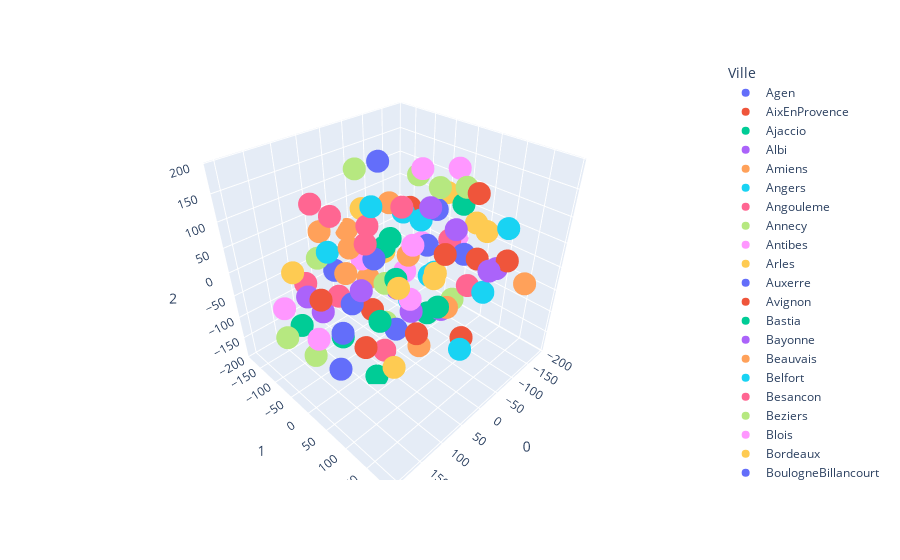

The code cell stored with this chart in its notebook:
### Markdown cell above
Données de projet en 3D avec t-SNE et px.scatter_3d

La t-SNE peut réduire vos données à n’importe quel nombre de dimensions que vous voulez! Ici, nous vous montrons comment le projeter en 3D et le visualiser avec un nuage de points 3D.

### Code cell
features = df.loc[:,'Chomage':'AttiranceActifs']

tsne = TSNE(n_components=3, random_state=0)
projections = tsne.fit_transform(features, )

fig = px.scatter_3d(
    projections, x=0, y=1, z=2,
    color=df.Ville, labels={'color': 'Ville'}
)
fig.update_traces(marker_size=8)
fig.show()

### Figure 1 — Plotly figure (JSON) as saved in the notebook; plotly's stock layout.template omitted (floating-point values rounded to 4 significant figures)
{"data": [{"hovertemplate": "Ville=Agen<br>0=%{x}<br>1=%{y}<br>2=%{z}<extra></extra>", "legendgroup": "Agen", "marker": {"color": "#636efa", "size": 8, "symbol": "circle"}, "mode": "markers", "name": "Agen", "scene": "scene", "showlegend": true, "type": "scatter3d", "x": [97.78], "y": [-10.48], "z": [-32.25]}, {"hovertemplate": "Ville=AixEnProvence<br>0=%{x}<br>1=%{y}<br>2=%{z}<extra></extra>", "legendgroup": "AixEnProvence", "marker": {"color": "#EF553B", "size": 8, "symbol": "circle"}, "mode": "markers", "name": "AixEnProvence", "scene": "scene", "showlegend": true, "type": "scatter3d", "x": [21.32], "y": [120.1], "z": [92.57]}, {"hovertemplate": "Ville=Ajaccio<br>0=%{x}<br>1=%{y}<br>2=%{z}<extra></extra>", "legendgroup": "Ajaccio", "marker": {"color": "#00cc96", "size": 8, "symbol": "circle"}, "mode": "markers", "name": "Ajaccio", "scene": "scene", "showlegend": true, "type": "scatter3d", "x": [56.73], "y": [12.69], "z": [-82.01]}, {"hovertemplate": "Ville=Albi<br>0=%{x}<br>1=%{y}<br>2=%{z}<extra></extra>", "legendgroup": "Albi", "marker": {"color": "#ab63fa", "size": 8, "symbol": "circle"}, "mode": "markers", "name": "Albi", "scene": "scene", "showlegend": true, "type": "scatter3d", "x": [22.61], "y": [55.07], "z": [-54.32]}, {"hovertemplate": "Ville=Amiens<br>0=%{x}<br>1=%{y}<br>2=%{z}<extra></extra>", "legendgroup": "Amiens", "marker": {"color": "#FFA15A", "size": 8, "symbol": "circle"}, "mode": "markers", "name": "Amiens", "scene": "scene", "showlegend": true, "type": "scatter3d", "x": [-46.56], "y": [-19.25], "z": [-5.966]}, {"hovertemplate": "Ville=Angers<br>0=%{x}<br>1=%{y}<br>2=%{z}<extra></extra>", "legendgroup": "Angers", "marker": {"color": "#19d3f3", "size": 8, "symbol": "circle"}, "mode": "markers", "name": "Angers", "scene": "scene", "showlegend": true, "type": "scatter3d", "x": [-22.17], "y": [8.805], "z": [-80.09]}, {"hovertemplate": "Ville=Angouleme<br>0=%{x}<br>1=%{y}<br>2=%{z}<extra></extra>", "legendgroup": "Angouleme", "marker": {"color": "#FF6692", "size": 8, "symbol": "circle"}, "mode": "markers", "name": "Angouleme", "scene": "scene", "showlegend": true, "type": "scatter3d", "x": [110.7], "y": [44.27], "z": [116.8]}, {"hovertemplate": "Ville=Annecy<br>0=%{x}<br>1=%{y}<br>2=%{z}<extra></extra>", "legendgroup": "Annecy", "marker": {"color": "#B6E880", "size": 8, "symbol": "circle"}, "mode": "markers", "name": "Annecy", "scene": "scene", "showlegend": true, "type": "scatter3d", "x": [-107.3], "y": [-54.45], "z": [121.7]}, {"hovertemplate": "Ville=Antibes<br>0=%{x}<br>1=%{y}<br>2=%{z}<extra></extra>", "legendgroup": "Antibes", "marker": {"color": "#FF97FF", "size": 8, "symbol": "circle"}, "mode": "markers", "name": "Antibes", "scene": "scene", "showlegend": true, "type": "scatter3d", "x": [18.39], "y": [51.89], "z": [76.75]}, {"hovertemplate": "Ville=Arles<br>0=%{x}<br>1=%{y}<br>2=%{z}<extra></extra>", "legendgroup": "Arles", "marker": {"color": "#FECB52", "size": 8, "symbol": "circle"}, "mode": "markers", "name": "Arles", "scene": "scene", "showlegend": true, "type": "scatter3d", "x": [92.1], "y": [83.27], "z": [-118.8]}, {"hovertemplate": "Ville=Auxerre<br>0=%{x}<br>1=%{y}<br>2=%{z}<extra></extra>", "legendgroup": "Auxerre", "marker": {"color": "#636efa", "size": 8, "symbol": "circle"}, "mode": "markers", "name": "Auxerre", "scene": "scene", "showlegend": true, "type": "scatter3d", "x": [51.46], "y": [-4.101], "z": [39.66]}, {"hovertemplate": "Ville=Avignon<br>0=%{x}<br>1=%{y}<br>2=%{z}<extra></extra>", "legendgroup": "Avignon", "marker": {"color": "#EF553B", "size": 8, "symbol": "circle"}, "mode": "markers", "name": "Avignon", "scene": "scene", "showlegend": true, "type": "scatter3d", "x": [116.8], "y": [42.31], "z": [-84.15]}, {"hovertemplate": "Ville=Bastia<br>0=%{x}<br>1=%{y}<br>2=%{z}<extra></extra>", "legendgroup": "Bastia", "marker": {"color": "#00cc96", "size": 8, "symbol": "circle"}, "mode": "markers", "name": "Bastia", "scene": "scene", "showlegend": true, "type": "scatter3d", "x": [111.5], "y": [-24.7], "z": [-107.6]}, {"hovertemplate": "Ville=Bayonne<br>0=%{x}<br>1=%{y}<br>2=%{z}<extra></extra>", "legendgroup": "Bayonne", "marker": {"color": "#ab63fa", "size": 8, "symbol": "circle"}, "mode": "markers", "name": "Bayonne", "scene": "scene", "showlegend": true, "type": "scatter3d", "x": [139.0], "y": [-79.33], "z": [-32.95]}, {"hovertemplate": "Ville=Beauvais<br>0=%{x}<br>1=%{y}<br>2=%{z}<extra></extra>", "legendgroup": "Beauvais", "marker": {"color": "#FFA15A", "size": 8, "symbol": "circle"}, "mode": "markers", "name": "Beauvais", "scene": "scene", "showlegend": true, "type": "scatter3d", "x": [-11.04], "y": [-92.24], "z": [-76.42]}, {"hovertemplate": "Ville=Belfort<br>0=%{x}<br>1=%{y}<br>2=%{z}<extra></extra>", "legendgroup": "Belfort", "marker": {"color": "#19d3f3", "size": 8, "symbol": "circle"}, "mode": "markers", "name": "Belfort", "scene": "scene", "showlegend": true, "type": "scatter3d", "x": [-80.28], "y": [16.33], "z": [-43.1]}, {"hovertemplate": "Ville=Besancon<br>0=%{x}<br>1=%{y}<br>2=%{z}<extra></extra>", "legendgroup": "Besancon", "marker": {"color": "#FF6692", "size": 8, "symbol": "circle"}, "mode": "markers", "name": "Besancon", "scene": "scene", "showlegend": true, "type": "scatter3d", "x": [-11.46], "y": [-90.57], "z": [40.63]}, {"hovertemplate": "Ville=Beziers<br>0=%{x}<br>1=%{y}<br>2=%{z}<extra></extra>", "legendgroup": "Beziers", "marker": {"color": "#B6E880", "size": 8, "symbol": "circle"}, "mode": "markers", "name": "Beziers", "scene": "scene", "showlegend": true, "type": "scatter3d", "x": [198.3], "y": [-62.75], "z": [-77.43]}, {"hovertemplate": "Ville=Blois<br>0=%{x}<br>1=%{y}<br>2=%{z}<extra></extra>", "legendgroup": "Blois", "marker": {"color": "#FF97FF", "size": 8, "symbol": "circle"}, "mode": "markers", "name": "Blois", "scene": "scene", "showlegend": true, "type": "scatter3d", "x": [-119.8], "y": [-52.19], "z": [-26.27]}, {"hovertemplate": "Ville=Bordeaux<br>0=%{x}<br>1=%{y}<br>2=%{z}<extra></extra>", "legendgroup": "Bordeaux", "marker": {"color": "#FECB52", "size": 8, "symbol": "circle"}, "mode": "markers", "name": "Bordeaux", "scene": "scene", "showlegend": true, "type": "scatter3d", "x": [-102.2], "y": [84.1], "z": [81.04]}, {"hovertemplate": "Ville=BoulogneBillancourt<br>0=%{x}<br>1=%{y}<br>2=%{z}<extra></extra>", "legendgroup": "BoulogneBillancourt", "marker": {"color": "#636efa", "size": 8, "symbol": "circle"}, "mode": "markers", "name": "BoulogneBillancourt", "scene": "scene", "showlegend": true, "type": "scatter3d", "x": [10.71], "y": [-33.71], "z": [189.4]}, {"hovertemplate": "Ville=BourgEnBresse<br>0=%{x}<br>1=%{y}<br>2=%{z}<extra></extra>", "legendgroup": "BourgEnBresse", "marker": {"color": "#EF553B", "size": 8, "symbol": "circle"}, "mode": "markers", "name": "BourgEnBresse", "scene": "scene", "showlegend": true, "type": "scatter3d", "x": [-144.3], "y": [127.9], "z": [5.128]}, {"hovertemplate": "Ville=Bourges<br>0=%{x}<br>1=%{y}<br>2=%{z}<extra></extra>", "legendgroup": "Bourges", "marker": {"color": "#00cc96", "size": 8, "symbol": "circle"}, "mode": "markers", "name": "Bourges", "scene": "scene", "showlegend": true, "type": "scatter3d", "x": [-58.23], "y": [-78.6], "z": [-1.109]}, {"hovertemplate": "Ville=Brest<br>0=%{x}<br>1=%{y}<br>2=%{z}<extra></extra>", "legendgroup": "Brest", "marker": {"color": "#ab63fa", "size": 8, "symbol": "circle"}, "mode": "markers", "name": "Brest", "scene": "scene", "showlegend": true, "type": "scatter3d", "x": [108.4], "y": [27.58], "z": [22.15]}, {"hovertemplate": "Ville=BriveLaGaillarde<br>0=%{x}<br>1=%{y}<br>2=%{z}<extra></extra>", "legendgroup": "BriveLaGaillarde", "marker": {"color": "#FFA15A", "size": 8, "symbol": "circle"}, "mode": "markers", "name": "BriveLaGaillarde", "scene": "scene", "showlegend": true, "type": "scatter3d", "x": [72.06], "y": [-55.16], "z": [-5.22]}, {"hovertemplate": "Ville=Caen<br>0=%{x}<br>1=%{y}<br>2=%{z}<extra></extra>", "legendgroup": "Caen", "marker": {"color": "#19d3f3", "size": 8, "symbol": "circle"}, "mode": "markers", "name": "Caen", "scene": "scene", "showlegend": true, "type": "scatter3d", "x": [-22.72], "y": [-9.809], "z": [96.15]}, {"hovertemplate": "Ville=Calais<br>0=%{x}<br>1=%{y}<br>2=%{z}<extra></extra>", "legendgroup": "Calais", "marker": {"color": "#FF6692", "size": 8, "symbol": "circle"}, "mode": "markers", "name": "Calais", "scene": "scene", "showlegend": true, "type": "scatter3d", "x": [104.4], "y": [-134.6], "z": [-51.42]}, {"hovertemplate": "Ville=Cannes<br>0=%{x}<br>1=%{y}<br>2=%{z}<extra></extra>", "legendgroup": "Cannes", "marker": {"color": "#B6E880", "size": 8, "symbol": "circle"}, "mode": "markers", "name": "Cannes", "scene": "scene", "showlegend": true, "type": "scatter3d", "x": [-32.8], "y": [-67.06], "z": [-188.7]}, {"hovertemplate": "Ville=Carcassonne<br>0=%{x}<br>1=%{y}<br>2=%{z}<extra></extra>", "legendgroup": "Carcassonne", "marker": {"color": "#FF97FF", "size": 8, "symbol": "circle"}, "mode": "markers", "name": "Carcassonne", "scene": "scene", "showlegend": true, "type": "scatter3d", "x": [168.9], "y": [-14.31], "z": [-68.44]}, {"hovertemplate": "Ville=Castres<br>0=%{x}<br>1=%{y}<br>2=%{z}<extra></extra>", "legendgroup": "Castres", "marker": {"color": "#FECB52", "size": 8, "symbol": "circle"}, "mode": "markers", "name": "Castres", "scene": "scene", "showlegend": true, "type": "scatter3d", "x": [-78.97], "y": [-118.6], "z": [-58.71]}, {"hovertemplate": "Ville=ChalonSurSaone<br>0=%{x}<br>1=%{y}<br>2=%{z}<extra></extra>", "legendgroup": "ChalonSurSaone", "marker": {"color": "#636efa", "size": 8, "symbol": "circle"}, "mode": "markers", "name": "ChalonSurSaone", "scene": "scene", "showlegend": true, "type": "scatter3d", "x": [-2.092], "y": [-6.415], "z": [-149.7]}, {"hovertemplate": "Ville=Chambery<br>0=%{x}<br>1=%{y}<br>2=%{z}<extra></extra>", "legendgroup": "Chambery", "marker": {"color": "#EF553B", "size": 8, "symbol": "circle"}, "mode": "markers", "name": "Chambery", "scene": "scene", "showlegend": true, "type": "scatter3d", "x": [61.73], "y": [104.2], "z": [-48.96]}, {"hovertemplate": "Ville=CharlevilleMezieres<br>0=%{x}<br>1=%{y}<br>2=%{z}<extra></extra>", "legendgroup": "CharlevilleMezieres", "marker": {"color": "#00cc96", "size": 8, "symbol": "circle"}, "mode": "markers", "name": "CharlevilleMezieres", "scene": "scene", "showlegend": true, "type": "scatter3d", "x": [0.3502], "y": [-33.21], "z": [26.91]}, {"hovertemplate": "Ville=Chartres<br>0=%{x}<br>1=%{y}<br>2=%{z}<extra></extra>", "legendgroup": "Chartres", "marker": {"color": "#ab63fa", "size": 8, "symbol": "circle"}, "mode": "markers", "name": "Chartres", "scene": "scene", "showlegend": true, "type": "scatter3d", "x": [22.93], "y": [89.45], "z": [159.5]}, {"hovertemplate": "Ville=Cholet<br>0=%{x}<br>1=%{y}<br>2=%{z}<extra></extra>", "legendgroup": "Cholet", "marker": {"color": "#FFA15A", "size": 8, "symbol": "circle"}, "mode": "markers", "name": "Cholet", "scene": "scene", "showlegend": true, "type": "scatter3d", "x": [101.7], "y": [-4.383], "z": [83.79]}, {"hovertemplate": "Ville=ClermontFerrand<br>0=%{x}<br>1=%{y}<br>2=%{z}<extra></extra>", "legendgroup": "ClermontFerrand", "marker": {"color": "#19d3f3", "size": 8, "symbol": "circle"}, "mode": "markers", "name": "ClermontFerrand", "scene": "scene", "showlegend": true, "type": "scatter3d", "x": [-109.7], "y": [-20.7], "z": [-84.81]}, {"hovertemplate": "Ville=Colmar<br>0=%{x}<br>1=%{y}<br>2=%{z}<extra></extra>", "legendgroup": "Colmar", "marker": {"color": "#FF6692", "size": 8, "symbol": "circle"}, "mode": "markers", "name": "Colmar", "scene": "scene", "showlegend": true, "type": "scatter3d", "x": [-104.9], "y": [76.39], "z": [-55.35]}, {"hovertemplate": "Ville=Compiegne<br>0=%{x}<br>1=%{y}<br>2=%{z}<extra></extra>", "legendgroup": "Compiegne", "marker": {"color": "#B6E880", "size": 8, "symbol": "circle"}, "mode": "markers", "name": "Compiegne", "scene": "scene", "showlegend": true, "type": "scatter3d", "x": [-41.31], "y": [52.12], "z": [156.1]}, {"hovertemplate": "Ville=CorbeilEssonnes<br>0=%{x}<br>1=%{y}<br>2=%{z}<extra></extra>", "legendgroup": "CorbeilEssonnes", "marker": {"color": "#FF97FF", "size": 8, "symbol": "circle"}, "mode": "markers", "name": "CorbeilEssonnes", "scene": "scene", "showlegend": true, "type": "scatter3d", "x": [-59.61], "y": [-40.44], "z": [-58.68]}, {"hovertemplate": "Ville=Creteil<br>0=%{x}<br>1=%{y}<br>2=%{z}<extra></extra>", "legendgroup": "Creteil", "marker": {"color": "#FECB52", "size": 8, "symbol": "circle"}, "mode": "markers", "name": "Creteil", "scene": "scene", "showlegend": true, "type": "scatter3d", "x": [-164.3], "y": [-30.88], "z": [74.75]}, {"hovertemplate": "Ville=Dijon<br>0=%{x}<br>1=%{y}<br>2=%{z}<extra></extra>", "legendgroup": "Dijon", "marker": {"color": "#636efa", "size": 8, "symbol": "circle"}, "mode": "markers", "name": "Dijon", "scene": "scene", "showlegend": true, "type": "scatter3d", "x": [-89.42], "y": [73.44], "z": [19.3]}, {"hovertemplate": "Ville=Dunkerque<br>0=%{x}<br>1=%{y}<br>2=%{z}<extra></extra>", "legendgroup": "Dunkerque", "marker": {"color": "#EF553B", "size": 8, "symbol": "circle"}, "mode": "markers", "name": "Dunkerque", "scene": "scene", "showlegend": true, "type": "scatter3d", "x": [-139.4], "y": [-104.5], "z": [24.98]}, {"hovertemplate": "Ville=Epinal<br>0=%{x}<br>1=%{y}<br>2=%{z}<extra></extra>", "legendgroup": "Epinal", "marker": {"color": "#00cc96", "size": 8, "symbol": "circle"}, "mode": "markers", "name": "Epinal", "scene": "scene", "showlegend": true, "type": "scatter3d", "x": [19.61], "y": [14.95], "z": [-8.493]}, {"hovertemplate": "Ville=Evry<br>0=%{x}<br>1=%{y}<br>2=%{z}<extra></extra>", "legendgroup": "Evry", "marker": {"color": "#ab63fa", "size": 8, "symbol": "circle"}, "mode": "markers", "name": "Evry", "scene": "scene", "showlegend": true, "type": "scatter3d", "x": [-21.54], "y": [171.3], "z": [66.68]}, {"hovertemplate": "Ville=Gap<br>0=%{x}<br>1=%{y}<br>2=%{z}<extra></extra>", "legendgroup": "Gap", "marker": {"color": "#FFA15A", "size": 8, "symbol": "circle"}, "mode": "markers", "name": "Gap", "scene": "scene", "showlegend": true, "type": "scatter3d", "x": [43.65], "y": [-162.6], "z": [21.6]}, {"hovertemplate": "Ville=Grenoble<br>0=%{x}<br>1=%{y}<br>2=%{z}<extra></extra>", "legendgroup": "Grenoble", "marker": {"color": "#19d3f3", "size": 8, "symbol": "circle"}, "mode": "markers", "name": "Grenoble", "scene": "scene", "showlegend": true, "type": "scatter3d", "x": [-64.2], "y": [137.5], "z": [-15.31]}, {"hovertemplate": "Ville=La Rochelle<br>0=%{x}<br>1=%{y}<br>2=%{z}<extra></extra>", "legendgroup": "La Rochelle", "marker": {"color": "#FF6692", "size": 8, "symbol": "circle"}, "mode": "markers", "name": "La Rochelle", "scene": "scene", "showlegend": true, "type": "scatter3d", "x": [45.35], "y": [-124.1], "z": [69.62]}, {"hovertemplate": "Ville=La RocheSurYon<br>0=%{x}<br>1=%{y}<br>2=%{z}<extra></extra>", "legendgroup": "La RocheSurYon", "marker": {"color": "#B6E880", "size": 8, "symbol": "circle"}, "mode": "markers", "name": "La RocheSurYon", "scene": "scene", "showlegend": true, "type": "scatter3d", "x": [4.995], "y": [-27.71], "z": [-47.36]}, {"hovertemplate": "Ville=Laval<br>0=%{x}<br>1=%{y}<br>2=%{z}<extra></extra>", "legendgroup": "Laval", "marker": {"color": "#FF97FF", "size": 8, "symbol": "circle"}, "mode": "markers", "name": "Laval", "scene": "scene", "showlegend": true, "type": "scatter3d", "x": [10.43], "y": [-82.78], "z": [-17.24]}, {"hovertemplate": "Ville=LeHavre<br>0=%{x}<br>1=%{y}<br>2=%{z}<extra></extra>", "legendgroup": "LeHavre", "marker": {"color": "#FECB52", "size": 8, "symbol": "circle"}, "mode": "markers", "name": "LeHavre", "scene": "scene", "showlegend": true, "type": "scatter3d", "x": [-6.026], "y": [80.52], "z": [24.53]}, {"hovertemplate": "Ville=LeMans<br>0=%{x}<br>1=%{y}<br>2=%{z}<extra></extra>", "legendgroup": "LeMans", "marker": {"color": "#636efa", "size": 8, "symbol": "circle"}, "mode": "markers", "name": "LeMans", "scene": "scene", "showlegend": true, "type": "scatter3d", "x": [-41.92], "y": [29.42], "z": [39.51]}, {"hovertemplate": "Ville=Lille<br>0=%{x}<br>1=%{y}<br>2=%{z}<extra></extra>", "legendgroup": "Lille", "marker": {"color": "#EF553B", "size": 8, "symbol": "circle"}, "mode": "markers", "name": "Lille", "scene": "scene", "showlegend": true, "type": "scatter3d", "x": [-65.53], "y": [101.6], "z": [-142.4]}, {"hovertemplate": "Ville=Limoges<br>0=%{x}<br>1=%{y}<br>2=%{z}<extra></extra>", "legendgroup": "Limoges", "marker": {"color": "#00cc96", "size": 8, "symbol": "circle"}, "mode": "markers", "name": "Limoges", "scene": "scene", "showlegend": true, "type": "scatter3d", "x": [-57.86], "y": [22.35], "z": [-124.9]}, {"hovertemplate": "Ville=Lyon<br>0=%{x}<br>1=%{y}<br>2=%{z}<extra></extra>", "legendgroup": "Lyon", "marker": {"color": "#ab63fa", "size": 8, "symbol": "circle"}, "mode": "markers", "name": "Lyon", "scene": "scene", "showlegend": true, "type": "scatter3d", "x": [-31.22], "y": [96.97], "z": [103.3]}, {"hovertemplate": "Ville=Marseille<br>0=%{x}<br>1=%{y}<br>2=%{z}<extra></extra>", "legendgroup": "Marseille", "marker": {"color": "#FFA15A", "size": 8, "symbol": "circle"}, "mode": "markers", "name": "Marseille", "scene": "scene", "showlegend": true, "type": "scatter3d", "x": [-34.39], "y": [-179.9], "z": [-13.68]}, {"hovertemplate": "Ville=Melun<br>0=%{x}<br>1=%{y}<br>2=%{z}<extra></extra>", "legendgroup": "Melun", "marker": {"color": "#19d3f3", "size": 8, "symbol": "circle"}, "mode": "markers", "name": "Melun", "scene": "scene", "showlegend": true, "type": "scatter3d", "x": [-92.3], "y": [-31.56], "z": [44.3]}, {"hovertemplate": "Ville=Metz<br>0=%{x}<br>1=%{y}<br>2=%{z}<extra></extra>", "legendgroup": "Metz", "marker": {"color": "#FF6692", "size": 8, "symbol": "circle"}, "mode": "markers", "name": "Metz", "scene": "scene", "showlegend": true, "type": "scatter3d", "x": [20.75], "y": [29.38], "z": [136.7]}, {"hovertemplate": "Ville=Montauban<br>0=%{x}<br>1=%{y}<br>2=%{z}<extra></extra>", "legendgroup": "Montauban", "marker": {"color": "#B6E880", "size": 8, "symbol": "circle"}, "mode": "markers", "name": "Montauban", "scene": "scene", "showlegend": true, "type": "scatter3d", "x": [90.04], "y": [-109.5], "z": [9.479]}, {"hovertemplate": "Ville=Montlucon<br>0=%{x}<br>1=%{y}<br>2=%{z}<extra></extra>", "legendgroup": "Montlucon", "marker": {"color": "#FF97FF", "size": 8, "symbol": "circle"}, "mode": "markers", "name": "Montlucon", "scene": "scene", "showlegend": true, "type": "scatter3d", "x": [204.5], "y": [-46.31], "z": [-1.395]}, {"hovertemplate": "Ville=Montpellier<br>0=%{x}<br>1=%{y}<br>2=%{z}<extra></extra>", "legendgroup": "Montpellier", "marker": {"color": "#FECB52", "size": 8, "symbol": "circle"}, "mode": "markers", "name": "Montpellier", "scene": "scene", "showlegend": true, "type": "scatter3d", "x": [-55.1], "y": [-155.5], "z": [34.86]}, {"hovertemplate": "Ville=Mulhouse<br>0=%{x}<br>1=%{y}<br>2=%{z}<extra></extra>", "legendgroup": "Mulhouse", "marker": {"color": "#636efa", "size": 8, "symbol": "circle"}, "mode": "markers", "name": "Mulhouse", "scene": "scene", "showlegend": true, "type": "scatter3d", "x": [38.1], "y": [-132.1], "z": [-53.89]}, {"hovertemplate": "Ville=Nancy<br>0=%{x}<br>1=%{y}<br>2=%{z}<extra></extra>", "legendgroup": "Nancy", "marker": {"color": "#EF553B", "size": 8, "symbol": "circle"}, "mode": "markers", "name": "Nancy", "scene": "scene", "showlegend": true, "type": "scatter3d", "x": [-64.71], "y": [109.4], "z": [157.9]}, {"hovertemplate": "Ville=Nantes<br>0=%{x}<br>1=%{y}<br>2=%{z}<extra></extra>", "legendgroup": "Nantes", "marker": {"color": "#00cc96", "size": 8, "symbol": "circle"}, "mode": "markers", "name": "Nantes", "scene": "scene", "showlegend": true, "type": "scatter3d", "x": [-138.8], "y": [27.69], "z": [81.42]}, {"hovertemplate": "Ville=NeuillySurSeine<br>0=%{x}<br>1=%{y}<br>2=%{z}<extra></extra>", "legendgroup": "NeuillySurSeine", "marker": {"color": "#ab63fa", "size": 8, "symbol": "circle"}, "mode": "markers", "name": "NeuillySurSeine", "scene": "scene", "showlegend": true, "type": "scatter3d", "x": [-188.6], "y": [80.94], "z": [-56.53]}, {"hovertemplate": "Ville=Nevers<br>0=%{x}<br>1=%{y}<br>2=%{z}<extra></extra>", "legendgroup": "Nevers", "marker": {"color": "#FFA15A", "size": 8, "symbol": "circle"}, "mode": "markers", "name": "Nevers", "scene": "scene", "showlegend": true, "type": "scatter3d", "x": [-99.87], "y": [191.6], "z": [12.16]}, {"hovertemplate": "Ville=Nice<br>0=%{x}<br>1=%{y}<br>2=%{z}<extra></extra>", "legendgroup": "Nice", "marker": {"color": "#19d3f3", "size": 8, "symbol": "circle"}, "mode": "markers", "name": "Nice", "scene": "scene", "showlegend": true, "type": "scatter3d", "x": [0.7117], "y": [147.8], "z": [-95.42]}, {"hovertemplate": "Ville=Nimes<br>0=%{x}<br>1=%{y}<br>2=%{z}<extra></extra>", "legendgroup": "Nimes", "marker": {"color": "#FF6692", "size": 8, "symbol": "circle"}, "mode": "markers", "name": "Nimes", "scene": "scene", "showlegend": true, "type": "scatter3d", "x": [67.24], "y": [34.67], "z": [-129.5]}, {"hovertemplate": "Ville=Niort<br>0=%{x}<br>1=%{y}<br>2=%{z}<extra></extra>", "legendgroup": "Niort", "marker": {"color": "#B6E880", "size": 8, "symbol": "circle"}, "mode": "markers", "name": "Niort", "scene": "scene", "showlegend": true, "type": "scatter3d", "x": [-103.8], "y": [57.11], "z": [136.8]}, {"hovertemplate": "Ville=Orleans<br>0=%{x}<br>1=%{y}<br>2=%{z}<extra></extra>", "legendgroup": "Orleans", "marker": {"color": "#FF97FF", "size": 8, "symbol": "circle"}, "mode": "markers", "name": "Orleans", "scene": "scene", "showlegend": true, "type": "scatter3d", "x": [-141.5], "y": [11.06], "z": [144.3]}, {"hovertemplate": "Ville=Paris<br>0=%{x}<br>1=%{y}<br>2=%{z}<extra></extra>", "legendgroup": "Paris", "marker": {"color": "#FECB52", "size": 8, "symbol": "circle"}, "mode": "markers", "name": "Paris", "scene": "scene", "showlegend": true, "type": "scatter3d", "x": [110.0], "y": [111.1], "z": [72.66]}, {"hovertemplate": "Ville=Pau<br>0=%{x}<br>1=%{y}<br>2=%{z}<extra></extra>", "legendgroup": "Pau", "marker": {"color": "#636efa", "size": 8, "symbol": "circle"}, "mode": "markers", "name": "Pau", "scene": "scene", "showlegend": true, "type": "scatter3d", "x": [-70.6], "y": [23.62], "z": [95.54]}, {"hovertemplate": "Ville=Perigueux<br>0=%{x}<br>1=%{y}<br>2=%{z}<extra></extra>", "legendgroup": "Perigueux", "marker": {"color": "#EF553B", "size": 8, "symbol": "circle"}, "mode": "markers", "name": "Perigueux", "scene": "scene", "showlegend": true, "type": "scatter3d", "x": [146.9], "y": [-28.82], "z": [-6.862]}, {"hovertemplate": "Ville=Perpignan<br>0=%{x}<br>1=%{y}<br>2=%{z}<extra></extra>", "legendgroup": "Perpignan", "marker": {"color": "#00cc96", "size": 8, "symbol": "circle"}, "mode": "markers", "name": "Perpignan", "scene": "scene", "showlegend": true, "type": "scatter3d", "x": [150.7], "y": [-90.8], "z": [-97.48]}, {"hovertemplate": "Ville=Poitiers<br>0=%{x}<br>1=%{y}<br>2=%{z}<extra></extra>", "legendgroup": "Poitiers", "marker": {"color": "#ab63fa", "size": 8, "symbol": "circle"}, "mode": "markers", "name": "Poitiers", "scene": "scene", "showlegend": true, "type": "scatter3d", "x": [-36.46], "y": [72.51], "z": [-74.39]}, {"hovertemplate": "Ville=Quimper<br>0=%{x}<br>1=%{y}<br>2=%{z}<extra></extra>", "legendgroup": "Quimper", "marker": {"color": "#FFA15A", "size": 8, "symbol": "circle"}, "mode": "markers", "name": "Quimper", "scene": "scene", "showlegend": true, "type": "scatter3d", "x": [-54.03], "y": [-76.03], "z": [77.44]}, {"hovertemplate": "Ville=Reims<br>0=%{x}<br>1=%{y}<br>2=%{z}<extra></extra>", "legendgroup": "Reims", "marker": {"color": "#19d3f3", "size": 8, "symbol": "circle"}, "mode": "markers", "name": "Reims", "scene": "scene", "showlegend": true, "type": "scatter3d", "x": [-99.61], "y": [147.8], "z": [97.92]}, {"hovertemplate": "Ville=Rennes<br>0=%{x}<br>1=%{y}<br>2=%{z}<extra></extra>", "legendgroup": "Rennes", "marker": {"color": "#FF6692", "size": 8, "symbol": "circle"}, "mode": "markers", "name": "Rennes", "scene": "scene", "showlegend": true, "type": "scatter3d", "x": [103.4], "y": [-94.95], "z": [126.4]}, {"hovertemplate": "Ville=Rouen<br>0=%{x}<br>1=%{y}<br>2=%{z}<extra></extra>", "legendgroup": "Rouen", "marker": {"color": "#B6E880", "size": 8, "symbol": "circle"}, "mode": "markers", "name": "Rouen", "scene": "scene", "showlegend": true, "type": "scatter3d", "x": [-137.9], "y": [18.81], "z": [-138.3]}, {"hovertemplate": "Ville=RueilMalmaison<br>0=%{x}<br>1=%{y}<br>2=%{z}<extra></extra>", "legendgroup": "RueilMalmaison", "marker": {"color": "#FF97FF", "size": 8, "symbol": "circle"}, "mode": "markers", "name": "RueilMalmaison", "scene": "scene", "showlegend": true, "type": "scatter3d", "x": [77.87], "y": [103.8], "z": [30.68]}, {"hovertemplate": "Ville=SaintBrieuc<br>0=%{x}<br>1=%{y}<br>2=%{z}<extra></extra>", "legendgroup": "SaintBrieuc", "marker": {"color": "#FECB52", "size": 8, "symbol": "circle"}, "mode": "markers", "name": "SaintBrieuc", "scene": "scene", "showlegend": true, "type": "scatter3d", "x": [-175.3], "y": [58.64], "z": [22.68]}, {"hovertemplate": "Ville=SaintDenis<br>0=%{x}<br>1=%{y}<br>2=%{z}<extra></extra>", "legendgroup": "SaintDenis", "marker": {"color": "#636efa", "size": 8, "symbol": "circle"}, "mode": "markers", "name": "SaintDenis", "scene": "scene", "showlegend": true, "type": "scatter3d", "x": [167.6], "y": [50.34], "z": [-14.45]}, {"hovertemplate": "Ville=SaintEtienne<br>0=%{x}<br>1=%{y}<br>2=%{z}<extra></extra>", "legendgroup": "SaintEtienne", "marker": {"color": "#EF553B", "size": 8, "symbol": "circle"}, "mode": "markers", "name": "SaintEtienne", "scene": "scene", "showlegend": true, "type": "scatter3d", "x": [20.06], "y": [-47.7], "z": [-112.1]}, {"hovertemplate": "Ville=SaintGermainEnLaye<br>0=%{x}<br>1=%{y}<br>2=%{z}<extra></extra>", "legendgroup": "SaintGermainEnLaye", "marker": {"color": "#00cc96", "size": 8, "symbol": "circle"}, "mode": "markers", "name": "SaintGermainEnLaye", "scene": "scene", "showlegend": true, "type": "scatter3d", "x": [78.75], "y": [158.2], "z": [47.79]}, {"hovertemplate": "Ville=SaintMalo<br>0=%{x}<br>1=%{y}<br>2=%{z}<extra></extra>", "legendgroup": "SaintMalo", "marker": {"color": "#ab63fa", "size": 8, "symbol": "circle"}, "mode": "markers", "name": "SaintMalo", "scene": "scene", "showlegend": true, "type": "scatter3d", "x": [-73.39], "y": [-74.65], "z": [-126.3]}, {"hovertemplate": "Ville=SaintNazaire<br>0=%{x}<br>1=%{y}<br>2=%{z}<extra></extra>", "legendgroup": "SaintNazaire", "marker": {"color": "#FFA15A", "size": 8, "symbol": "circle"}, "mode": "markers", "name": "SaintNazaire", "scene": "scene", "showlegend": true, "type": "scatter3d", "x": [2.279], "y": [114.8], "z": [-22.49]}, {"hovertemplate": "Ville=SaintQuentin<br>0=%{x}<br>1=%{y}<br>2=%{z}<extra></extra>", "legendgroup": "SaintQuentin", "marker": {"color": "#19d3f3", "size": 8, "symbol": "circle"}, "mode": "markers", "name": "SaintQuentin", "scene": "scene", "showlegend": true, "type": "scatter3d", "x": [102.5], "y": [-60.96], "z": [50.23]}, {"hovertemplate": "Ville=Sarcelles<br>0=%{x}<br>1=%{y}<br>2=%{z}<extra></extra>", "legendgroup": "Sarcelles", "marker": {"color": "#FF6692", "size": 8, "symbol": "circle"}, "mode": "markers", "name": "Sarcelles", "scene": "scene", "showlegend": true, "type": "scatter3d", "x": [74.77], "y": [-76.67], "z": [-65.42]}, {"hovertemplate": "Ville=Sete<br>0=%{x}<br>1=%{y}<br>2=%{z}<extra></extra>", "legendgroup": "Sete", "marker": {"color": "#B6E880", "size": 8, "symbol": "circle"}, "mode": "markers", "name": "Sete", "scene": "scene", "showlegend": true, "type": "scatter3d", "x": [161.5], "y": [-41.05], "z": [-129.6]}, {"hovertemplate": "Ville=Strasbourg<br>0=%{x}<br>1=%{y}<br>2=%{z}<extra></extra>", "legendgroup": "Strasbourg", "marker": {"color": "#FF97FF", "size": 8, "symbol": "circle"}, "mode": "markers", "name": "Strasbourg", "scene": "scene", "showlegend": true, "type": "scatter3d", "x": [-69.64], "y": [-11.03], "z": [159.0]}, {"hovertemplate": "Ville=Tarbes<br>0=%{x}<br>1=%{y}<br>2=%{z}<extra></extra>", "legendgroup": "Tarbes", "marker": {"color": "#FECB52", "size": 8, "symbol": "circle"}, "mode": "markers", "name": "Tarbes", "scene": "scene", "showlegend": true, "type": "scatter3d", "x": [163.3], "y": [-75.95], "z": [32.0]}, {"hovertemplate": "Ville=Toulon<br>0=%{x}<br>1=%{y}<br>2=%{z}<extra></extra>", "legendgroup": "Toulon", "marker": {"color": "#636efa", "size": 8, "symbol": "circle"}, "mode": "markers", "name": "Toulon", "scene": "scene", "showlegend": true, "type": "scatter3d", "x": [153.7], "y": [17.86], "z": [-126.0]}, {"hovertemplate": "Ville=Toulouse<br>0=%{x}<br>1=%{y}<br>2=%{z}<extra></extra>", "legendgroup": "Toulouse", "marker": {"color": "#EF553B", "size": 8, "symbol": "circle"}, "mode": "markers", "name": "Toulouse", "scene": "scene", "showlegend": true, "type": "scatter3d", "x": [-58.42], "y": [123.0], "z": [47.72]}, {"hovertemplate": "Ville=Tours<br>0=%{x}<br>1=%{y}<br>2=%{z}<extra></extra>", "legendgroup": "Tours", "marker": {"color": "#00cc96", "size": 8, "symbol": "circle"}, "mode": "markers", "name": "Tours", "scene": "scene", "showlegend": true, "type": "scatter3d", "x": [82.14], "y": [28.26], "z": [-188.9]}, {"hovertemplate": "Ville=Troyes<br>0=%{x}<br>1=%{y}<br>2=%{z}<extra></extra>", "legendgroup": "Troyes", "marker": {"color": "#ab63fa", "size": 8, "symbol": "circle"}, "mode": "markers", "name": "Troyes", "scene": "scene", "showlegend": true, "type": "scatter3d", "x": [84.16], "y": [-118.0], "z": [-121.5]}, {"hovertemplate": "Ville=Valence<br>0=%{x}<br>1=%{y}<br>2=%{z}<extra></extra>", "legendgroup": "Valence", "marker": {"color": "#FFA15A", "size": 8, "symbol": "circle"}, "mode": "markers", "name": "Valence", "scene": "scene", "showlegend": true, "type": "scatter3d", "x": [20.39], "y": [73.78], "z": [-123.9]}, {"hovertemplate": "Ville=Valenciennes<br>0=%{x}<br>1=%{y}<br>2=%{z}<extra></extra>", "legendgroup": "Valenciennes", "marker": {"color": "#19d3f3", "size": 8, "symbol": "circle"}, "mode": "markers", "name": "Valenciennes", "scene": "scene", "showlegend": true, "type": "scatter3d", "x": [32.32], "y": [-28.87], "z": [119.8]}, {"hovertemplate": "Ville=Vannes<br>0=%{x}<br>1=%{y}<br>2=%{z}<extra></extra>", "legendgroup": "Vannes", "marker": {"color": "#FF6692", "size": 8, "symbol": "circle"}, "mode": "markers", "name": "Vannes", "scene": "scene", "showlegend": true, "type": "scatter3d", "x": [-113.1], "y": [21.71], "z": [15.66]}, {"hovertemplate": "Ville=Versailles<br>0=%{x}<br>1=%{y}<br>2=%{z}<extra></extra>", "legendgroup": "Versailles", "marker": {"color": "#B6E880", "size": 8, "symbol": "circle"}, "mode": "markers", "name": "Versailles", "scene": "scene", "showlegend": true, "type": "scatter3d", "x": [-7.457], "y": [-112.9], "z": [146.0]}, {"hovertemplate": "Ville=Vichy<br>0=%{x}<br>1=%{y}<br>2=%{z}<extra></extra>", "legendgroup": "Vichy", "marker": {"color": "#FF97FF", "size": 8, "symbol": "circle"}, "mode": "markers", "name": "Vichy", "scene": "scene", "showlegend": true, "type": "scatter3d", "x": [-186.2], "y": [-17.25], "z": [-24.34]}, {"hovertemplate": "Ville=Villeurbanne<br>0=%{x}<br>1=%{y}<br>2=%{z}<extra></extra>", "legendgroup": "Villeurbanne", "marker": {"color": "#FECB52", "size": 8, "symbol": "circle"}, "mode": "markers", "name": "Villeurbanne", "scene": "scene", "showlegend": true, "type": "scatter3d", "x": [-36.57], "y": [52.84], "z": [-16.65]}], "layout": {"legend": {"title": {"text": "Ville"}, "tracegroupgap": 0}, "margin": {"t": 60}, "scene": {"domain": {"x": [0, 1], "y": [0, 1]}, "xaxis": {"title": {"text": "0"}}, "yaxis": {"title": {"text": "1"}}, "zaxis": {"title": {"text": "2"}}}}}
